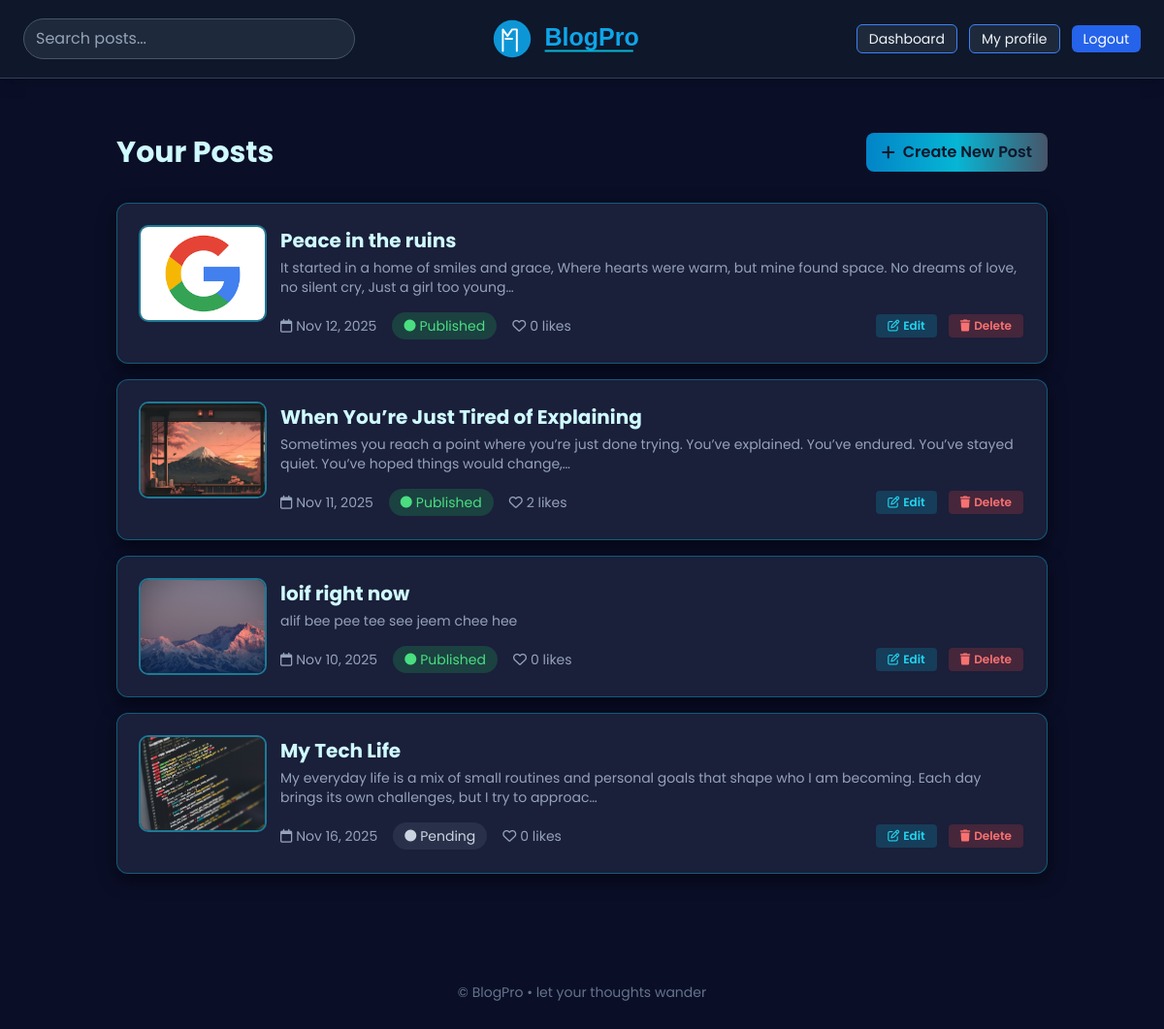
The app's page /dashboard/ (signed in) with its own data.
### blog/models.py (models this page shows, shortened)
class Post(models.Model):
    STATUS_CHOICES = [
        ('pending', 'Pending'),
        ('published', 'Published'),
    ]
    title = models.CharField(max_length=255)
    slug = models.SlugField(unique=True, blank=True)
    author = models.ForeignKey(User, on_delete=models.CASCADE, related_name='posts')
    category = models.ForeignKey(Category, on_delete=models.SET_NULL, null=True, blank=True)
    tags = models.ManyToManyField(Tag, blank=True)
    content = models.TextField()
    featured_image = models.ImageField(upload_to='posts/', null=True, blank=True)
    status = models.CharField(max_length=20, choices=STATUS_CHOICES, default='pending')
    created_at = models.DateTimeField(auto_now_add=True)
    updated_at = models.DateTimeField(auto_now=True)
    published_at = models.DateTimeField(null=True, blank=True)
    class Meta:
        ordering = ['-published_at', '-created_at']
    def get_absolute_url(self):
        return reverse('post_detail', kwargs={'slug': self.slug})

### blog/views.py (the view)
# urls.py: path('dashboard/', views.DashboardView.as_view(), name='dashboard'),
class DashboardView(LoginRequiredMixin, GroupRequiredMixin, View):
    def get(self, request):
        posts = Post.objects.filter(author=request.user)
        return render(request, 'blog/dashboard.html', {'posts': posts})

### blog/context_processors.py (called while the page is built)
def sidebar_data(request):
    return {
        'sidebar_categories': Category.objects.all()[:8],
        'sidebar_tags': Tag.objects.all()[:30],
        'sidebar_recent': Post.objects.filter(status='published').order_by('-published_at')[:5],
    }

### blog/templatetags/group_tags.py (called while the page is built)
@register.simple_tag
def in_group(user, group_name):
    if not user or not getattr(user, 'is_authenticated', False):
        return False
    if getattr(user, 'is_staff', False):
        return True
    return user.groups.filter(name=group_name).exists()

### blog/views.py (called while the page is built)
    def test_func(self):
        user = getattr(self.request, 'user', None)
        if not user or not user.is_authenticated:
            return False
        return user.is_staff or user.groups.filter(name='Author').exists()

### templates/blog/dashboard.html (shortened to what this page needs)
{% extends 'base.html' %}
{% block content %}
<section class="py-8 max-w-6xl mx-auto px-4">
  <div class="flex items-center justify-between mb-8">
    <h2 class="text-3xl font-bold text-cyan-100">Your Posts</h2>
    <a href="{% url 'post_create' %}" class="px-4 py-2 rounded-lg inline-flex items-center gap-2 bg-gradient-to-r from-sky-600 via-cyan-500 to-slate-600 text-slate-900 font-semibold hover:scale-105 transition">
      <i class="fa-solid fa-plus"></i>Create New Post
    </a>
  </div>
  <div class="mt-6 space-y-4">
    {% for post in posts %}
      <div class="card p-6 hover:shadow-2xl transition border border-cyan-500/40">
        <div class="flex gap-4 items-start">
          {% if post.featured_image %}
            <div class="flex-shrink-0 w-32 h-24 rounded-lg overflow-hidden ring-2 ring-cyan-400/50">
              <img src="{{ post.featured_image.url }}" alt="{{ post.title }}" class="w-full h-full object-cover">
            </div>
          {% endif %}
          <div class="flex-1">
            <h3 class="text-xl font-bold text-cyan-100 hover:text-cyan-300">
              <a href="{{ post.get_absolute_url }}">{{ post.title }}</a>
            </h3>
            <p class="text-sm text-slate-400 mt-1">{{ post.content|truncatechars:150 }}</p>
            <div class="flex items-center justify-between mt-4 text-sm text-slate-400">
              <div class="flex gap-4">
                <span class="flex items-center gap-1">
                  <i class="fa-regular fa-calendar"></i>{{ post.created_at|date:'M d, Y' }}
                </span>
                <span class="flex items-center gap-1 px-3 py-1 rounded-full {% if post.status == 'published' %}bg-green-500/20 text-green-400{% elif post.status == 'draft' %}bg-yellow-500/20 text-yellow-400{% else %}bg-slate-500/20 text-slate-300{% endif %}">
                  <i class="fa-solid fa-circle text-xs"></i>{{ post.get_status_display|default:post.status }}
                </span>
                <span class="flex items-center gap-1">
                  <i class="fa-regular fa-heart"></i>{{ post.likes.count }} likes
                </span>
              </div>
              <div class="flex gap-3">
                <a href="{% url 'post_edit' post.slug %}" class="px-3 py-1 rounded bg-cyan-500/20 text-cyan-400 hover:bg-cyan-500/40 transition inline-flex items-center gap-1 text-xs font-semibold">
                  <i class="fa-regular fa-pen-to-square"></i>Edit
                </a>
                <a href="{% url 'post_delete' post.slug %}" class="px-3 py-1 rounded bg-red-500/20 text-red-400 hover:bg-red-500/40 transition inline-flex items-center gap-1 text-xs font-semibold">
                  <i class="fa-solid fa-trash"></i>Delete
                </a>
              </div>
            </div>
          </div>
        </div>
      </div>
    {% endfor %}
  </div>
</section>
{% endblock %}

### templates/base.html (style rules this page uses)
:root { --bg: #0a0e27; --primary: #0ea5e9; --secondary: #1a1f3a; --accent: #06b6d4; --text: #e0f2fe; }
body { font-family: "Poppins", "Quicksand", system-ui; background: var(--bg); color: var(--text); }
.card { background: #1a1f3a; border-radius: 12px; box-shadow: 0 6px 18px rgba(0, 0, 0, 0.5); border: 1px solid #0ea5e9; }

### records on screen
Post: featured_image (picture), title "Peace in the ruins", content "It started in a home of smiles and grace, Where hearts were warm, but mine found space. No dreams of love, no silent cry, Just a girl too young…", created_at "Nov 12, 2025", status "Published", likes.count "0"
Post: featured_image (picture), title "When You’re Just Tired of Explaining", content "Sometimes you reach a point where you’re just done trying. You’ve explained. You’ve endured. You’ve stayed quiet. You’ve hoped things would change,…", created_at "Nov 11, 2025", status "Published", likes.count "2"
Post: featured_image (picture), title "loif right now", content "alif bee pee tee see jeem chee hee", created_at "Nov 10, 2025", status "Published", likes.count "0"
Post: featured_image (picture), title "My Tech Life", content "My everyday life is a mix of small routines and personal goals that shape who I am becoming. Each day brings its own challenges, but I try to approac…", created_at "Nov 16, 2025", status "Pending", likes.count "0"
